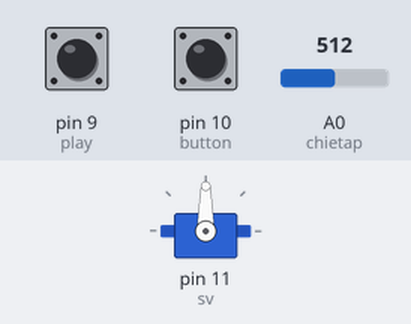
A sketch run on a simulated Arduino Uno, built with avr-gcc and run on an emulated ATmega328P. On the bench: servo. The test bench sets the inputs (shaded band); at power-on: A0 (chietap) = 512, pin 9 (play) HIGH, pin 10 (button) HIGH.

Above: at 1.2 s.
1.3 s: A0 (chietap) set to 716
At 1.8 s:
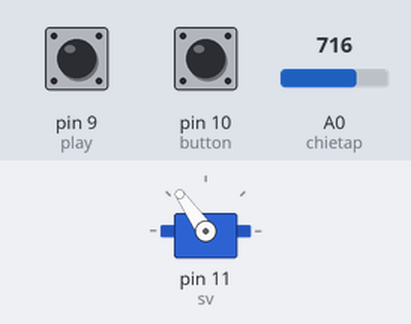
2.8 s: A0 (chietap) set to 900
At 3.1 s:
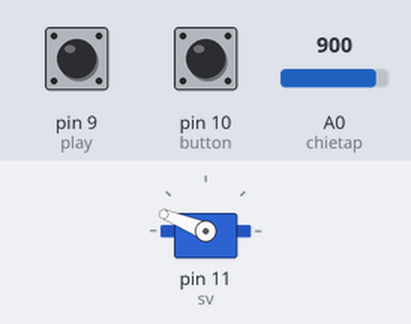
4.3 s: A0 (chietap) set to 1023
At 5.3 s:
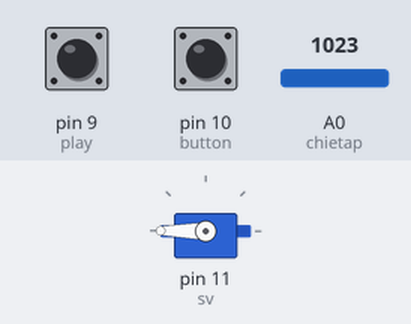
5.8 s: A0 (chietap) set to 306
At 6.3 s:
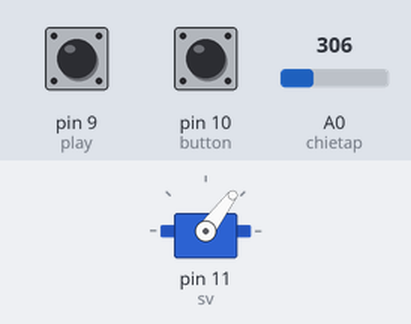
8.9 s: A0 (chietap) set to 122
At 10.1 s:
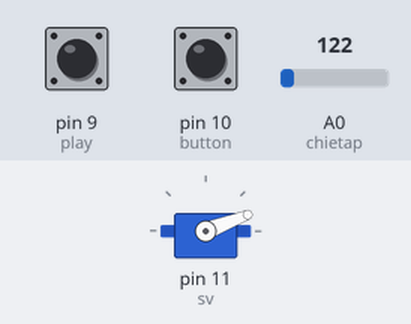
Timing chart, 0 to 11.4 s (numbered marks = the images above; inputs shaded):
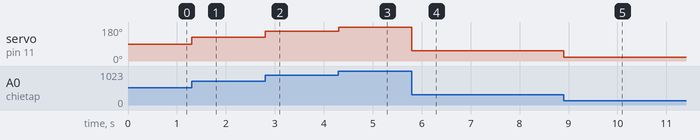

Measured:
- after the input at 1.3 s, servo on pin 11 (sv): 90° → 125° at once
- after the input at 2.8 s, servo on pin 11 (sv): 125° → 158° at once
- after the input at 4.3 s, servo on pin 11 (sv): 158° → 180° at once
- after the input at 5.8 s, servo on pin 11 (sv): 180° → 53° at once
- after the input at 8.9 s, servo on pin 11 (sv): 53° → 21° at once

The sketch:

eeprom_servo.ino
```cpp
#include <Servo.h>
#include <EEPROM.h>
int play = 9;
int gocsv = 0;
int diachi = 0;
int giatri = gocsv;
Servo sv;
int chietap = A0;
int button = 10;
void setup() {
  // put your setup code here, to run once:
  pinMode(button, INPUT_PULLUP);
  pinMode(play, INPUT_PULLUP);
  sv.attach(11);
  Serial.begin(9600);
}

void loop() {
  // put your main code here, to run repeatedly:
  int tinhieu = analogRead(chietap);
  gocsv = map(tinhieu, 0, 1023, 0, 180);
  sv.write(gocsv);
  delay(10);
  if (digitalRead(button) == LOW) {
    EEPROM.write(diachi, gocsv);
    delay(10);
    Serial.print(diachi);
    Serial.print(".");
    Serial.println(gocsv);
    diachi = diachi + 1;
  }
  if (diachi == EEPROM.length()) {
    diachi = 0;
  }
  if (digitalRead(play) == LOW) {
    playsv(sv, gocsv);
  }
}

void playsv(Servo sv, int gocsv) {
  for (int i = 0; i <= diachi; i++) {
    int val = EEPROM.read(i);
    Serial.print(val);
    Serial.print(".");
    Serial.println(i);
    sv.write(val);
    delay(10);
  }
}
```
